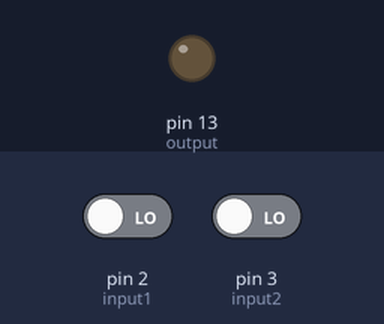
A sketch run on a simulated Arduino Uno, built with avr-gcc and run on an emulated ATmega328P. Shown: output pins drawn as LEDs (lit = HIGH). The test bench sets the inputs (shaded band); at power-on: pin 2 (input1) LOW, pin 3 (input2) LOW.

Above: at 1.2 s.
1.3 s: pin 2 (input1) driven HIGH and pin 3 (input2) driven HIGH
At 2.3 s:
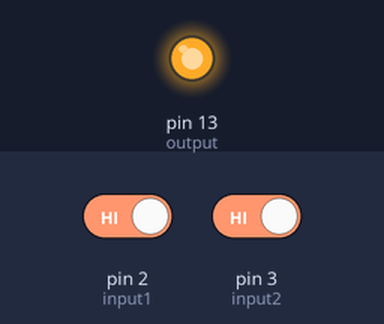
2.8 s: pin 2 (input1) driven LOW
At 3.5 s:
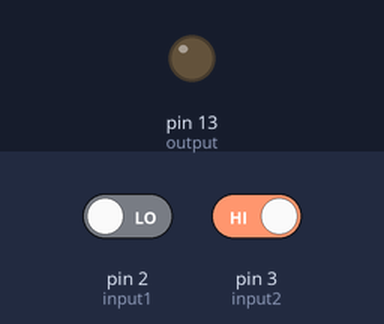
4.3 s: pin 2 (input1) driven HIGH
At 4.6 s:
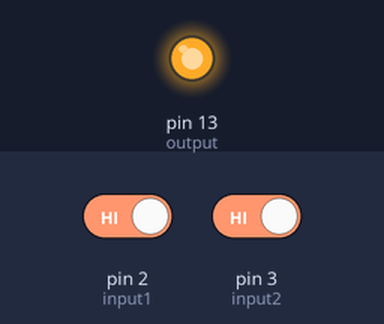
Timing chart, 0 to 7.3 s (numbered marks = the images above; inputs shaded):
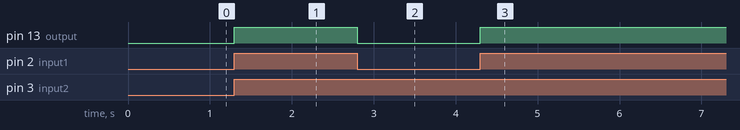

Measured:
- after the input at 1.3 s, pin 13 (output): LOW → HIGH at once
- after the input at 2.8 s, pin 13 (output): HIGH → LOW at once
- after the input at 4.3 s, pin 13 (output): LOW → HIGH at once

The sketch:

sketch_dec27a.ino
```cpp
int input1 = 2; // First input button
int input2 = 3; // Second input button
int output = 13; // Output LED

void setup() {
  pinMode(input1, INPUT); // Set input pins
  pinMode(input2, INPUT);
  pinMode(output, OUTPUT); // Set output pin
}

void loop() {
  int state1 = digitalRead(input1); // Read first input
  int state2 = digitalRead(input2); // Read second input

  // AND logic: both inputs must be HIGH
  if (state1 == HIGH && state2 == HIGH) {
    digitalWrite(output, HIGH); // Turn on LED
  } else {
    digitalWrite(output, LOW); // Turn off LED
  }
}
```
